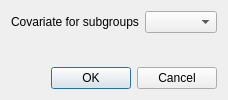
<?xml version="1.0" encoding="UTF-8"?>
<ui version="4.0">
 <class>SubgroupAnalysisDialog</class>
 <widget class="QDialog" name="SubgroupAnalysisDialog">
  <property name="geometry"><rect><x>0</x><y>0</y><width>0</width><height>0</height></rect></property>
  <property name="windowIcon">
   <iconset resource="../images/icons.qrc">
    <normaloff>:/misc/meta.png</normaloff>:/misc/meta.png</iconset>
  </property>
  <property name="windowTitle">
   <string>Select Covariate</string>
  </property>
  <layout class="QVBoxLayout" name="verticalLayout">
   <item><layout class="QFormLayout" name="formLayout">
    <property name="fieldGrowthPolicy"><enum>QFormLayout::AllNonFixedFieldsGrow</enum></property>
    <item row="0" column="0"><widget class="QLabel" name="label">
     <property name="text"><string>Covariate for subgroups</string></property>
     <property name="buddy"><cstring>covariate_combo_box</cstring></property>
    </widget></item>
    <item row="0" column="1"><widget class="AdaptiveComboBox" name="covariate_combo_box"/></item>
   </layout></item>
   <item><widget class="QDialogButtonBox" name="buttonBox">
   <property name="orientation">
    <enum>Qt::Horizontal</enum>
   </property>
   <property name="standardButtons">
    <set>QDialogButtonBox::Cancel|QDialogButtonBox::Ok</set>
   </property>
   </widget></item>
  </layout>
 </widget>
 <customwidgets>
  <customwidget>
   <class>AdaptiveComboBox</class>
   <extends>QComboBox</extends>
   <header>adaptive_controls</header>
  </customwidget>
 </customwidgets>
 <resources/>
 <connections/>
</ui>
